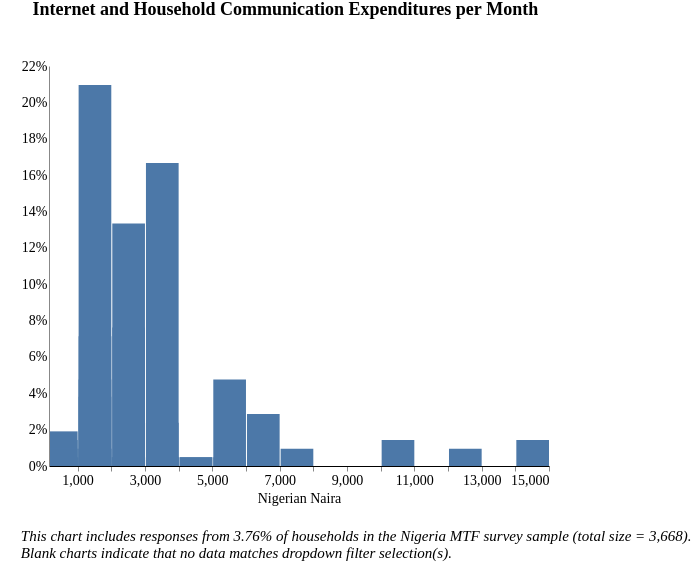

The specification (Vega-Lite) saved for this image:
### Vega-Lite specification from a JSON file in a GitHub repository (floating-point values rounded to 4 significant figures; data arrays with more than 128 entries replaced by an {"elided": "..."} marker saying what was removed)
{"width": 800, "height": 400, "config": {"title": {"fontSize": 18, "font": "Times New Roman", "anchor": "center", "fontColor": "#000000"}, "axisX": {"domain": true, "domainColor": "#000000", "grid": false, "labelFont": "Times New Roman", "labelFontSize": 14, "titleFont": "Times New Roman", "titleFontSize": 14, "titleFontWeight": "normal", "title": "X Axis Title (units)"}, "axisY": {"domain": true, "grid": false, "gridColor": "#DEDDDD", "gridWidth": 1, "labelFont": "Times New Roman", "labelFontSize": 14, "labelAngle": 0, "ticks": false, "titleFont": "Times New Roman", "titleFontSize": 14, "titleFontWeight": "normal", "titlePadding": 10, "title": "Y Axis Title (units)"}, "range": {"category": ["#2980B9", "#003366", "#FFAE19", "#D68910", "#E67E22", "#D35400", "#FF4500", "#FF6162", "#438B28", "#45B39D", "#99ADC1", "#212F3C"]}, "legend": {"labelFont": "Times New Roman", "labelFontSize": 14, "symbolType": "square", "symbolSize": 100, "titleFont": "Times New Roman", "titleFontSize": 14, "titleFontWeight": "normal", "title": "Legend", "orient": "right", "offset": 0}, "tooltip": {"font": "Open Sans"}, "view": {"stroke": "transparent", "text": {"font": "Times New Roman", "color": ["#2980B9", "#003366", "#FFAE19", "#D68910", "#E67E22", "#D35400", "#FF4500", "#FF6162", "#438B28", "#45B39D", "#99ADC1", "#212F3C"], "fontSize": 14, "align": "right", "fontWeight": 400, "size": 14}, "bar": {"size": 40, "binSpacing": 1, "continuousBandSize": 30, "discreteBandSize": 30, "fill": ["#2980B9", "#003366", "#FFAE19", "#D68910", "#E67E22", "#D35400", "#FF4500", "#FF6162", "#438B28", "#45B39D", "#99ADC1", "#212F3C"], "stroke": false}}}, "concat": [{"mark": "bar", "encoding": {"tooltip": [{"field": "l_expenditure", "title": "Response (Binned)", "type": "nominal"}, {"aggregate": "sum", "field": "pct", "format": ".2%", "title": "Percentage", "type": "quantitative"}], "x": {"axis": {"title": "Nigerian Naira"}, "bin": {"extent": [150, 15000], "step": 1000}, "field": "l_expenditure", "scale": {"clamp": true, "domain": [150, 15000]}, "type": "quantitative"}, "y": {"aggregate": "sum", "axis": {"format": "%"}, "field": "pct", "title": "", "type": "quantitative"}}, "height": 400, "selection": {"selector124": {"type": "single", "fields": ["stove"], "bind": {"input": "select", "options": [null, "3-Stone/Open Fire Stove", "Manufactured Stove Traditional", "Koresone Stove", "LPG/Natural Gas Stove", "Electric Stove"], "labels": ["All Stove Types", "3-Stone/Open Fire Stove", "Manufactured Stove Traditional", "Koresone Stove", "LPG/Natural Gas Stove", "Electric Stove"], "name": "Primary cookstove type  "}}, "selector123": {"type": "single", "fields": ["i19a"], "bind": {"input": "select", "options": [null, "Wood purchased", "Wood collected", "Charcoal", "Kerosene", "Crop Residue/Plant Biomass", "LPG/cooking gas", "Garbage", "Electric", "Piped Natural Gas", "Charcoal Briquettes", "Coal Briquette", "Biomass Briquette", "Coal/lignite", "Other, specify"], "labels": ["All Fuel Types", "Wood purchased", "Wood collected", "Charcoal", "Kerosene", "Crop Residue/Plant Biomass", "LPG/cooking gas", "Garbage", "Electric", "Piped Natural Gas", "Charcoal Briquettes", "Coal Briquette", "Biomass Briquette", "Coal/lignite", "Other"], "name": "Primary source of cooking fuel  "}}, "selector122": {"type": "single", "fields": ["c182"], "bind": {"input": "select", "options": [null, "Dry-cell battery", "National Grid Connection", "No electricity", "Electric generator", "Other, specify", "Solar Multi-Light Product", "Solar Home System", "Solar Lantern", "Local Mini Grid connection", "Rechargeable Battery"], "labels": ["All Responses", "Dry-cell battery", "National Grid Connection", "No electricity", "Electric generator", "Other", "Solar Multi-Light Product", "Solar Home System", "Solar Lantern", "Local Mini Grid Connection", "Rechargeable Battery"], "name": "Primary source of electricity  "}}, "selector118": {"type": "single", "fields": ["locality"], "bind": {"input": "select", "options": [null, 0, 1], "labels": ["National", "Urban", "Rural"], "name": "Locality Breakdown  "}}}, "title": {"text": ["Internet and Household Communication Expenditures per Month"], "color": "black", "subtitleColor": "black", "offset": 40}, "transform": [{"joinaggregate": [{"op": "count", "field": "*", "as": "total"}]}, {"calculate": "1 / datum.total", "as": "pct"}, {"bin": {"maxbins": 20}, "field": "m", "as": "mbin"}, {"filter": {"selection": "selector124"}}, {"filter": {"selection": "selector123"}}, {"filter": {"selection": "selector122"}}, {"filter": {"selection": "selector118"}}], "width": 500}], "data": {"name": "data-1e041346fe2a71820b07622442490677"}, "padding": {"left": 20, "right": 0, "bottom": 0, "top": 0}, "title": {"text": ["", "", "This chart includes responses from 3.76% of households in the Nigeria MTF survey sample (total size = 3,668).", "Blank charts indicate that no data matches dropdown filter selection(s).", ""], "anchor": "start", "baseline": "bottom", "font": "Times New Roman", "fontSize": 15, "fontStyle": "italic", "fontWeight": "normal", "orient": "bottom"}, "$schema": "https://vega.github.io/schema/vega-lite/v4.17.0.json", "datasets": {"data-1e041346fe2a71820b07622442490677": {"elided": "210 records"}}}
